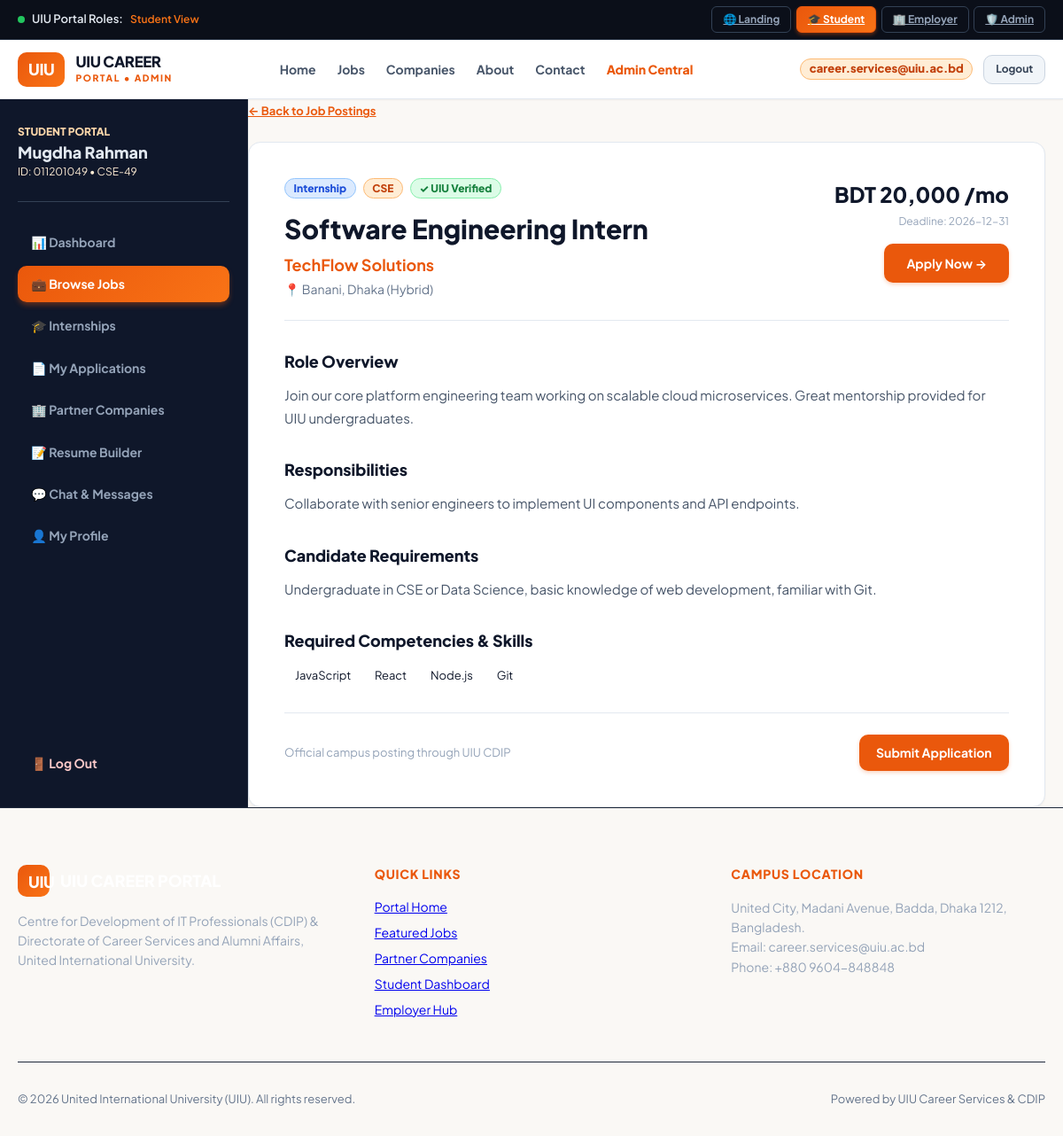
The app's page /student/job_details.php (signed in) with its own data.
### tables this page shows
CREATE TABLE `jobs` (
  `id` INT AUTO_INCREMENT PRIMARY KEY,
  `company_id` INT NOT NULL,
  `title` VARCHAR(200) NOT NULL,
  `department` VARCHAR(50) NOT NULL DEFAULT 'CSE',
  `type` ENUM('Full-time', 'Internship', 'Contract', 'Part-time') NOT NULL DEFAULT 'Full-time',
  `workplace` ENUM('On-site', 'Remote', 'Hybrid') NOT NULL DEFAULT 'Hybrid',
  `location` VARCHAR(150) NOT NULL DEFAULT 'Dhaka, Bangladesh',
  `salary` VARCHAR(100) NOT NULL,
  `stipend_numeric` INT NOT NULL DEFAULT 0,
  `deadline` DATE NOT NULL,
  `skills` TEXT NOT NULL,
  `description` TEXT NOT NULL,
  `requirements` TEXT NOT NULL,
  `responsibilities` TEXT NOT NULL,
  `status` ENUM('Approved', 'Pending', 'Rejected') NOT NULL DEFAULT 'Approved',
  `featured` TINYINT(1) DEFAULT 0,
  `applicants_count` INT DEFAULT 0,
  `created_at` TIMESTAMP DEFAULT CURRENT_TIMESTAMP,
  FOREIGN KEY (`company_id`) REFERENCES `companies`(`id`) ON DELETE CASCADE
);

CREATE TABLE `companies` (
  `id` INT AUTO_INCREMENT PRIMARY KEY,
  `user_id` INT NULL UNIQUE,
  `name` VARCHAR(150) NOT NULL,
  `sector` VARCHAR(100) NOT NULL,
  `industry` VARCHAR(100) NOT NULL,
  `location` VARCHAR(150) NOT NULL,
  `website` VARCHAR(255) NOT NULL,
  `email` VARCHAR(150) NOT NULL,
  `phone` VARCHAR(50) NOT NULL,
  `description` TEXT,
  `verified` TINYINT(1) DEFAULT 0,
  `status` ENUM('Verified', 'Pending', 'Rejected') DEFAULT 'Pending',
  `health_score` INT DEFAULT 90,
  `logo` VARCHAR(255) DEFAULT 'default-company.png',
  `created_at` TIMESTAMP DEFAULT CURRENT_TIMESTAMP
);

### includes/functions.php (called while the page is built, shortened)
<?php
function get_app_root() {
    $script_dir = str_replace('\\', '/', dirname($_SERVER['SCRIPT_NAME'] ?? ''));
    $app_root = preg_replace('#/(student|company|admin|guest|api|includes|config|src)$#i', '', $script_dir);
    if ($app_root === '/' || $app_root === '') {
        return '';
    }
    return rtrim($app_root, '/');
}

### student/job_details.php (the view, shortened to what this page needs)
<?php
require_once __DIR__ . '/../includes/functions.php';
$job_id = (int)($_GET['id'] ?? 1);
$pdo = get_db_connection();
$job = null;
if ($pdo && $job_id > 0) {
    $stmt = $pdo->prepare("SELECT j.*, c.name as company_name, c.logo as company_logo, c.sector as company_sector, c.location as company_location, c.website as company_website, c.description as company_overview
                           FROM jobs j
                           JOIN companies c ON j.company_id = c.id
                           WHERE j.id = ?");
    $stmt->execute([$job_id]);
    $job = $stmt->fetch();
}
require_once __DIR__ . '/../includes/header.php';
require_once __DIR__ . '/../includes/navbar.php';
?>
<div class="portal-layout">
  <aside class="portal-sidebar">
    <div>
      <div class="sidebar-brand">
        <div style="font-size: 0.75rem; text-transform: uppercase; font-weight: 800; color: #fed7aa;">Student Portal</div>
        <div style="font-size: 1.125rem; font-weight: 900;">Mugdha Rahman</div>
        <div style="font-size: 0.75rem; color: #ffedd5;">ID: 011201049 • CSE-49</div>
      </div>
      <ul class="sidebar-menu">
        <li><a href="<?= $app_root ?>/student/dashboard.php" class="sidebar-link">📊 Dashboard</a></li>
        <li><a href="<?= $app_root ?>/student/jobs.php" class="sidebar-link active">💼 Browse Jobs</a></li>
        <li><a href="<?= $app_root ?>/student/internships.php" class="sidebar-link">🎓 Internships</a></li>
        <li><a href="<?= $app_root ?>/student/applications.php" class="sidebar-link">📄 My Applications</a></li>
        <li><a href="<?= $app_root ?>/student/companies.php" class="sidebar-link">🏢 Partner Companies</a></li>
        <li><a href="<?= $app_root ?>/student/resume.php" class="sidebar-link">📝 Resume Builder</a></li>
        <li><a href="<?= $app_root ?>/student/chat.php" class="sidebar-link">💬 Chat & Messages</a></li>
        <li><a href="<?= $app_root ?>/student/profile.php" class="sidebar-link">👤 My Profile</a></li>
      </ul>
    </div>
    <div>
      <a href="<?= $app_root ?>/logout.php" class="sidebar-link" style="color: #fecaca;">🚪 Log Out</a>
    </div>
  </aside>
  <main class="portal-content">
    <div style="margin-bottom: 1.5rem;">
      <a href="<?= $app_root ?>/student/jobs.php" style="font-size: 0.8125rem; font-weight: 700; color: var(--primary);">
        &larr; Back to Job Postings
      </a>
    </div>
    <div class="job-card" style="padding: 2.5rem; max-width: 900px;">
      <div style="display: flex; justify-content: space-between; align-items: flex-start; flex-wrap: wrap; gap: 1rem; border-bottom: 1px solid var(--slate-200); padding-bottom: 1.5rem; margin-bottom: 2rem;">
        <div>
          <div style="display: flex; gap: 0.5rem; margin-bottom: 0.75rem;">
            <span class="badge badge-blue"><?= htmlspecialchars($job['type']) ?></span>
            <span class="badge badge-orange"><?= htmlspecialchars($job['department']) ?></span>
            <span class="badge badge-green">✓ UIU Verified</span>
          </div>
          <h1 style="font-size: 1.875rem; font-weight: 900; color: var(--slate-900);"><?= htmlspecialchars($job['title']) ?></h1>
          <p style="font-size: 1.125rem; font-weight: 700; color: var(--primary); margin-top: 0.25rem;">
            <?= htmlspecialchars($job['company_name']) ?>
          </p>
          <p style="font-size: 0.875rem; color: var(--slate-500); margin-top: 0.25rem;">
            📍 <?= htmlspecialchars($job['location']) ?> (<?= htmlspecialchars($job['workplace'] ?? 'Hybrid') ?>)
          </p>
        </div>
        <div style="text-align: right;">
          <div style="font-size: 1.5rem; font-weight: 900; color: var(--slate-900);">
            <?= htmlspecialchars($job['salary']) ?>
          </div>
          <div style="font-size: 0.75rem; color: var(--slate-400); margin-top: 0.25rem;">
            Deadline: <?= htmlspecialchars($job['deadline']) ?>
          </div>
          <div style="margin-top: 1rem;">
            <a href="<?= $app_root ?>/student/apply.php?id=<?= $job['id'] ?>" class="btn btn-primary" style="padding: 0.65rem 1.5rem;">
              Apply Now &rarr;
            </a>
          </div>
        </div>
      </div>
      <div style="display: flex; flex-direction: column; gap: 2rem;">
        <div>
          <h3 style="font-size: 1.125rem; font-weight: 800; color: var(--slate-900); margin-bottom: 0.75rem;">Role Overview</h3>
          <p style="color: var(--slate-600); line-height: 1.7; font-size: 0.9375rem;">
            <?= nl2br(htmlspecialchars($job['description'])) ?>
          </p>
        </div>
        <div>
          <h3 style="font-size: 1.125rem; font-weight: 800; color: var(--slate-900); margin-bottom: 0.75rem;">Responsibilities</h3>
          <p style="color: var(--slate-600); line-height: 1.7; font-size: 0.9375rem;">
            <?= nl2br(htmlspecialchars($job['responsibilities'] ?? '')) ?>
          </p>
        </div>
        <div>
          <h3 style="font-size: 1.125rem; font-weight: 800; color: var(--slate-900); margin-bottom: 0.75rem;">Candidate Requirements</h3>
          <p style="color: var(--slate-600); line-height: 1.7; font-size: 0.9375rem;">
            <?= nl2br(htmlspecialchars($job['requirements'] ?? '')) ?>
          </p>
        </div>
        <div>
          <h3 style="font-size: 1.125rem; font-weight: 800; color: var(--slate-900); margin-bottom: 0.75rem;">Required Competencies & Skills</h3>
          <div class="skills-list">
            <?php foreach (explode(',', $job['skills']) as $s): ?>
              <span class="skill-tag" style="font-size: 0.8125rem; padding: 0.35rem 0.75rem;"><?= htmlspecialchars(trim($s)) ?></span>
            <?php endforeach; ?>
          </div>
        </div>
        <div style="padding-top: 1.5rem; border-top: 1px solid var(--slate-200); display: flex; justify-content: space-between; align-items: center;">
          <span style="font-size: 0.8125rem; color: var(--slate-400);">Official campus posting through UIU CDIP</span>
          <a href="<?= $app_root ?>/student/apply.php?id=<?= $job['id'] ?>" class="btn btn-primary">
            Submit Application
          </a>
        </div>
      </div>
    </div>
  </main>
</div>
<?php require_once __DIR__ . '/../includes/footer.php'; ?>

### src/css/style.css (style rules this page uses)
:root { --primary: #ea580c; --primary-hover: #c2410c; --primary-light: #fff7ed; --primary-border: #fed7aa; --secondary: #0f172a; --secondary-light: #1e293b; --slate-50: #f8fafc; --slate-100: #f1f5f9; --slate-200: #e2e8f0; --slate-300: #cbd5e1; --slate-400: #94a3b8; --slate-500: #64748b; --slate-600: #475569; --slate-700: #334155; --slate-800: #1e293b; --slate-900: #0f172a; --success: #10b981; --success-bg: #ecfdf5; --warning: #f59e0b; --warning-bg: #fffbeb; --danger: #ef4444; --danger-bg: #fef2f2; --info: #3b82f6; --info-bg: #eff6ff; --radius-sm: 6px; --radius-md: 10px; --radius-lg: 14px; --radius-xl: 20px; --shadow-sm: 0 1px 2px 0 rgb(0 0 0 / 0.05); --shadow-md: 0 4px 6px -1px rgb(0 0 0 / 0.1), 0 2px 4px -2px rgb(0 0 0 / 0.1); --shadow-lg: 0 10px 15px -3px rgb(0 0 0 / 0.1), 0 4px 6px -4px rgb(0 0 0 / 0.1); --shadow-xl: 0 20px 25px -5px rgb(0 0 0 / 0.1), 0 8px 10px -6px rgb(0 0 0 / 0.1); }
* { box-sizing: border-box; margin: 0; padding: 0; }
body { font-family: 'Plus Jakarta Sans', system-ui, -apple-system, BlinkMacSystemFont, "Segoe UI", Roboto, sans-serif; color: var(--slate-900); background-color: #faf8f5; line-height: 1.5; -webkit-font-smoothing: antialiased; }
.btn { display: inline-flex; align-items: center; justify-content: center; gap: 0.4rem; padding: 0.55rem 1.15rem; border-radius: var(--radius-md); font-size: 0.875rem; font-weight: 700; cursor: pointer; transition: all 0.18s ease; border: 1px solid transparent; text-decoration: none; font-family: inherit; }
.btn-primary { background-color: var(--primary); color: #ffffff; box-shadow: 0 2px 4px rgba(234, 88, 12, 0.25); }
.badge { display: inline-flex; align-items: center; padding: 0.2rem 0.6rem; border-radius: 9999px; font-size: 0.75rem; font-weight: 800; line-height: 1.2; }
.badge-orange { background-color: #ffedd5; color: #c2410c; border: 1px solid #fdba74; }
.badge-green { background-color: #dcfce7; color: #15803d; border: 1px solid #86efac; }
.badge-blue { background-color: #dbeafe; color: #1d4ed8; border: 1px solid #93c5fd; }
.job-card { background: #ffffff; border-radius: var(--radius-lg); border: 1px solid var(--slate-200); padding: 1.5rem; box-shadow: var(--shadow-sm); display: flex; flex-direction: column; justify-content: space-between; transition: transform 0.2s ease, box-shadow 0.2s ease, border-color 0.2s ease; }
.portal-layout { display: grid; grid-template-columns: 280px 1fr; min-height: calc(100vh - 85px); }
.portal-sidebar { background: #0f172a; color: #e2e8f0; padding: 1.75rem 1.25rem; border-right: 1px solid #1e293b; display: flex; flex-direction: column; justify-content: space-between; }
.sidebar-brand { padding-bottom: 1.5rem; border-bottom: 1px solid #334155; margin-bottom: 1.5rem; }
.sidebar-menu { list-style: none; display: flex; flex-direction: column; gap: 0.35rem; }
.sidebar-link { display: flex; align-items: center; gap: 0.75rem; padding: 0.65rem 0.95rem; color: #94a3b8; text-decoration: none; border-radius: var(--radius-md); font-weight: 700; font-size: 0.875rem; transition: all 0.15s ease; cursor: pointer; }
.sidebar-link.active { color: #ffffff; background: linear-gradient(135deg, #ea580c, #f97316); box-shadow: 0 4px 6px -1px rgba(234, 88, 12, 0.4); }

### records on screen
jobs: type "Internship", department "CSE", title "Software Engineering Intern", company.name "TechFlow Solutions", location "Banani, Dhaka", workplace "Hybrid", salary "BDT 20,000 /mo", deadline "2026-12-31", description "Join our core platform engineering team working on scalable cloud microservices. Great mentorship provided for UIU undergraduates.", responsibilities "Collaborate with senior engineers to implement UI components and API endpoints.", requirements "Undergraduate in CSE or Data Science, basic knowledge of web development, familiar with Git.", skills "JavaScript", skills "React", skills "Node.js", skills "Git"

### other values on screen
$active_role_section "Student"
$current_role "ADMIN"
$user['name'] "career.services@uiu.ac.bd"
